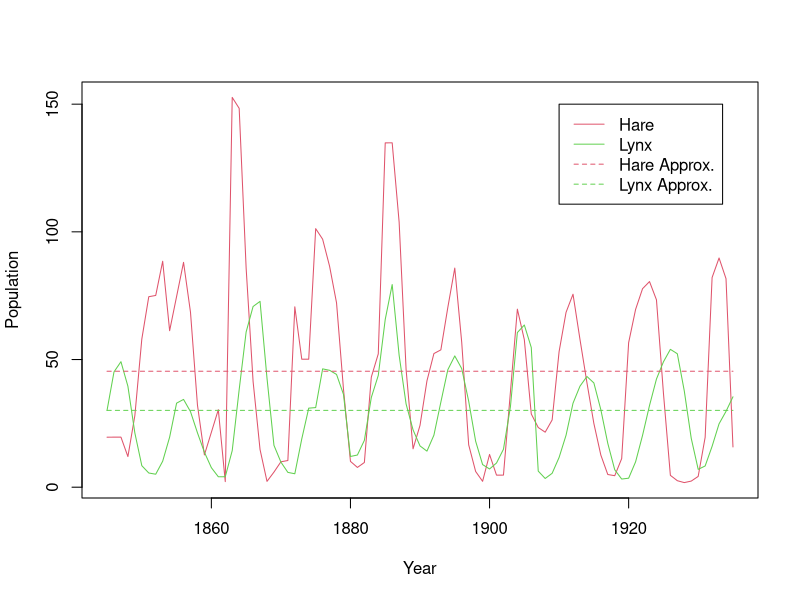

R code for this plot:
orig <- read.csv("lynxhare.csv");
gen <- read.csv("modlynxhare.csv");

plot(orig$Year,orig$Hare, "l", col = 2, xlab="Year", ylab="Population");
lines(orig$Year,orig$Lynx, col = 3);

lines(gen$Year,gen$Hare, col = 2, lty = 2);
lines(gen$Year,gen$Lynx, col = 3, lty = 2);

legend(1910, 150, legend=c("Hare", "Lynx", "Hare Approx.", "Lynx Approx."), col=c(2,3,2,3), lty=c(1,1,2,2))